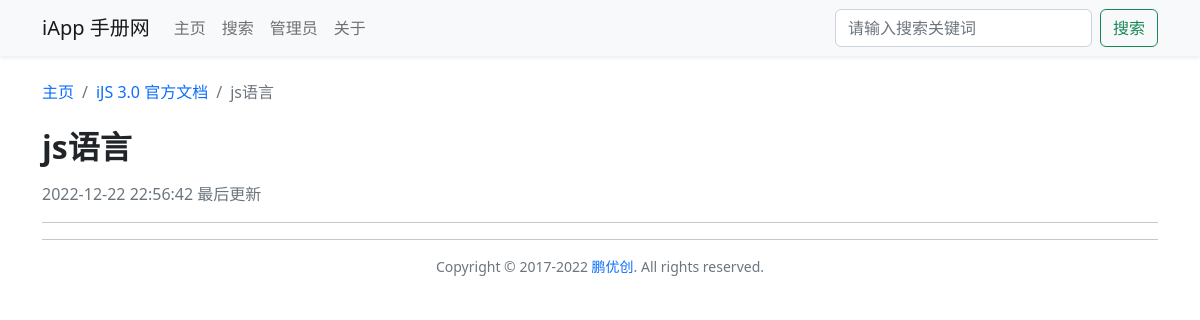
The page /article_14381.html on the database its author committed.
### tables this page shows
CREATE TABLE `iapp_doc_book` (
  `id` int NOT NULL AUTO_INCREMENT COMMENT '手册ID',
  `create_time` datetime NOT NULL DEFAULT CURRENT_TIMESTAMP COMMENT '上传时间',
  `intro` varchar(500) NOT NULL COMMENT '手册介绍',
  `title` varchar(255) NOT NULL COMMENT '手册标题',
  `update_time` datetime NOT NULL DEFAULT CURRENT_TIMESTAMP COMMENT '最后更新时间',
  PRIMARY KEY (`id`) USING BTREE
);

CREATE TABLE `iapp_doc_article` (
  `id` int NOT NULL AUTO_INCREMENT COMMENT '文章ID',
  `title` varchar(255) NOT NULL COMMENT '文章标题',
  `content` text NOT NULL COMMENT '文章内容',
  `update_time` datetime NOT NULL DEFAULT CURRENT_TIMESTAMP COMMENT '更新时间',
  `book_id` int DEFAULT NULL COMMENT '所属手册ID',
  PRIMARY KEY (`id`) USING BTREE,
  KEY `book_id` (`book_id`) USING BTREE,
  CONSTRAINT `iapp_doc_article_ibfk_1` FOREIGN KEY (`book_id`) REFERENCES `iapp_doc_book` (`id`) ON DELETE RESTRICT ON UPDATE RESTRICT
);

### public_fun.php (called while the page is built, shortened)
<?php
class Public_fun
{
    public int $book_id;
    public int $article_id;
    public function get_book_info()
    {
        $table = Config::$table['book'];
        $sql = "SELECT * FROM `$table` WHERE `id` = {$this->book_id};";
        $result = mysqli_query(Init::$conn, $sql);
        $data = mysqli_fetch_assoc($result);
        $this->book_info = $data;
    }
    public function get_article_id()
    {
        $article_id = $_GET['article_id'] ?? '';
        $this->article_id = $article_id;
    }
    public function if_has_login()
    {
        $password = $_COOKIE['password'] ?? '';
    }
    public function get_article_info()
    {
        $table = Config::$table['article'];
        $sql = "SELECT * FROM `$table` WHERE `id` = {$this->article_id};";
        $result = mysqli_query(Init::$conn, $sql);
        $article_info = mysqli_fetch_assoc($result);
        $this->article_info = $article_info;
        $this->book_id = $article_info['book_id'];
        $this->article_title = $article_info['title'];
    }
}

### article.php (the view, shortened to what this page needs)
<?php
require('./init.php');
require('./public_fun.php');
class Article extends Public_fun
{
    public function __construct()
    {
        $this->get_article_info();
        $this->get_book_info();
    }
}
$article = new Article();
?>
<!DOCTYPE html>
<html lang="zh-CN">
<head>
    <?php require('./head.php') ?>
    <link rel="stylesheet" href="css/prism-default.css">
    <link rel="stylesheet" href="css/article.css">
</head>
<body>
    <?php require('./nav.php') ?>
    <div class="container">
        <nav class="mb-4">
            <ol class="breadcrumb">
                <li class="breadcrumb-item"><a href="./" class="text-decoration-none">主页</a></li>
                <?php
                $book_url = Config::$site_path . '/book.php?book_id=' . $article->book_info['id'];
                $book_url_static = Config::$site_path . '/book_' . $article->book_info['id'] . '.html';
                $url = Config::$url_static ? $book_url_static : $book_url;
                ?>
                <li class="breadcrumb-item"><a href="<?php echo $url ?>" class="text-decoration-none"><?php echo strip_tags($article->book_info['title']) ?></a></li>
                <li class="breadcrumb-item active"><?php echo strip_tags($article->article_title) ?></li>
            </ol>
        </nav>
        <div class="h2 mb-3 fw-bold"><?php echo $article->article_title ?></div>
        <div class="text-muted"><?php echo $article->article_info['update_time'] ?> 最后更新</div>
        <hr>
    </div>
    <?php require('./footer.php') ?>
</body>
</html>

### rows shown on the page
iapp_doc_book: title "iJS 3.0 官方文档"
iapp_doc_article: title "js语言", update_time "2022-12-22 22:56:42"

### other values the page prints
Config::$site_title "iApp 手册网"
